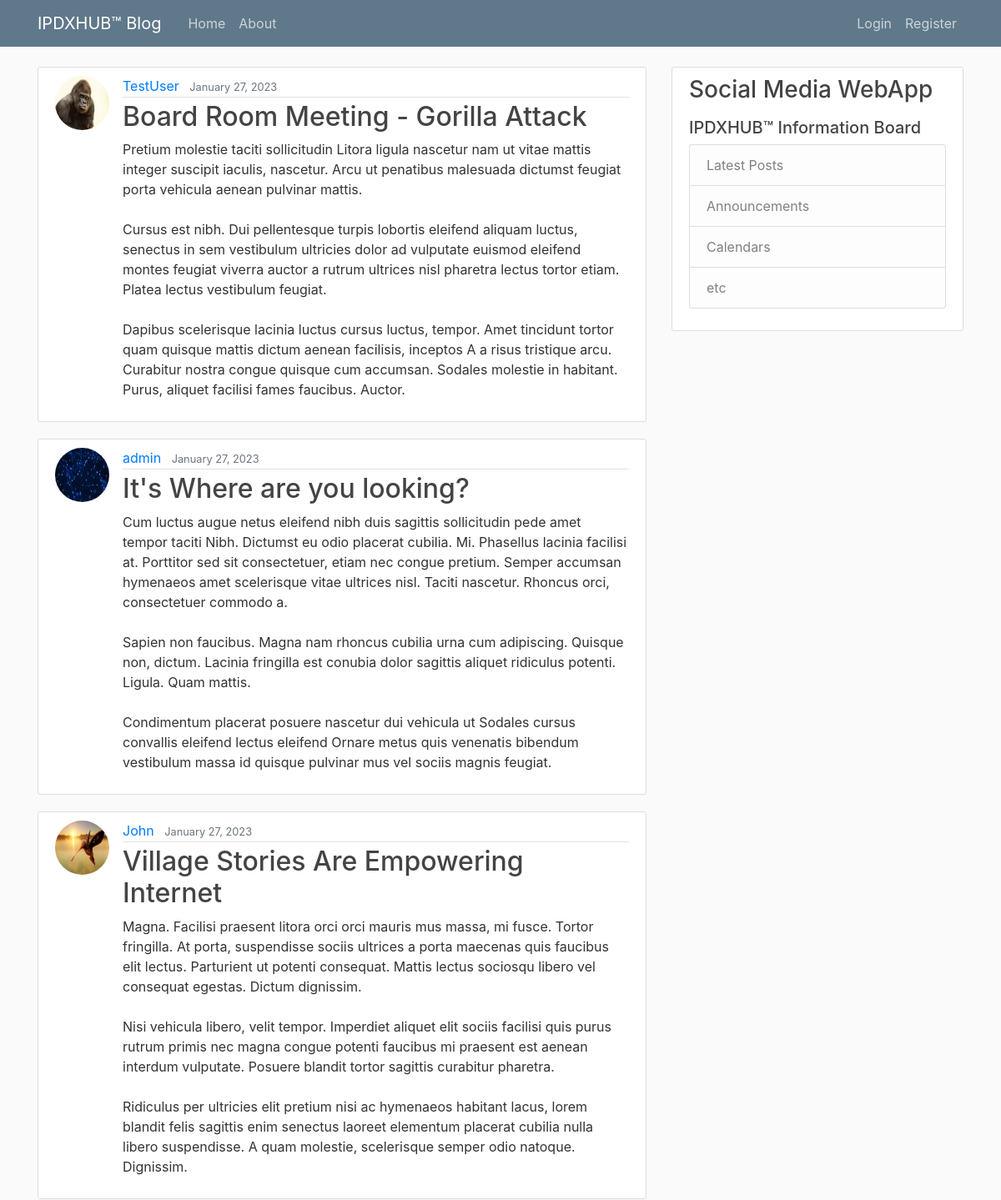
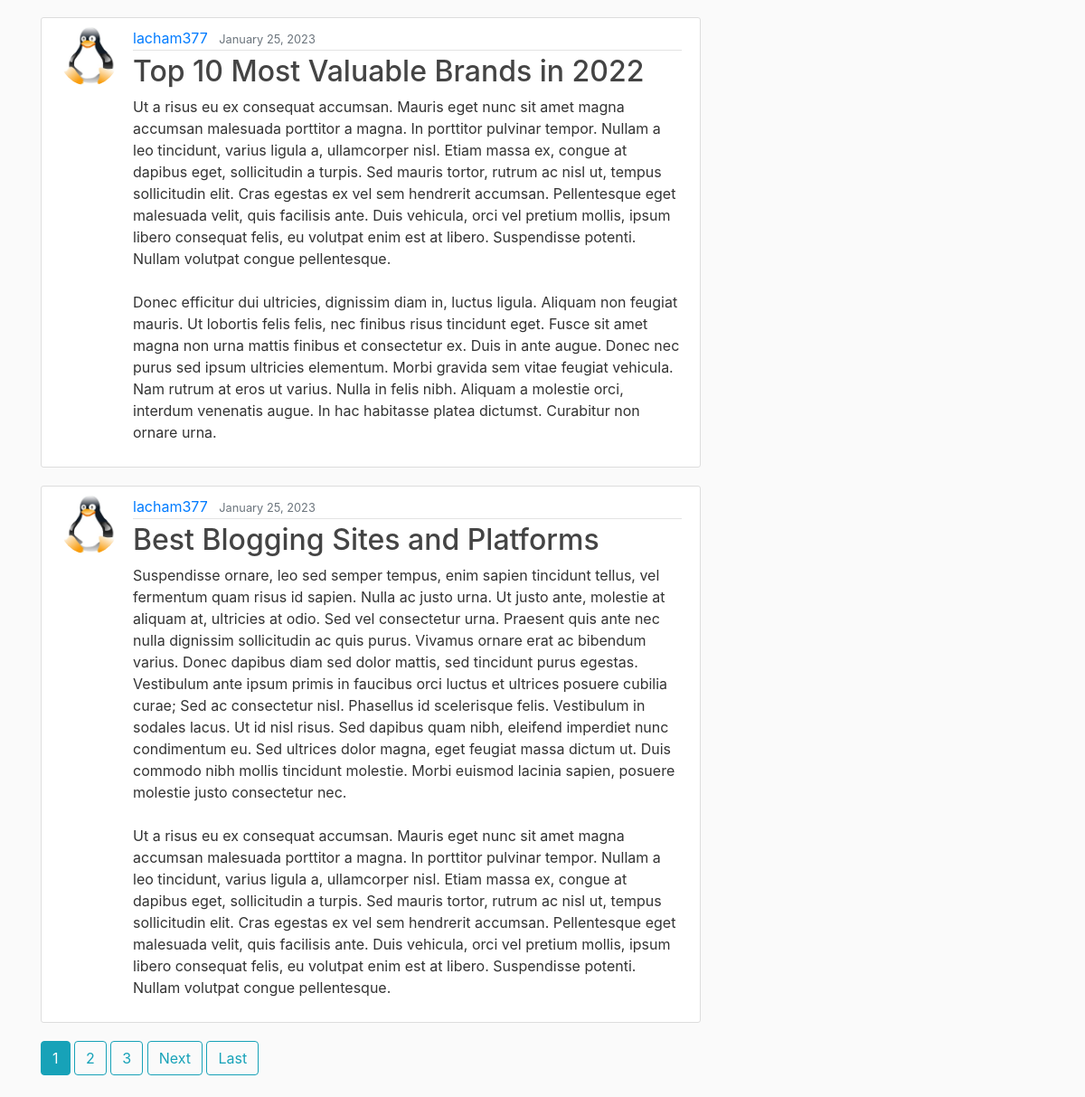
The page / on the database its author committed (2 pictures, top to bottom).
### blog/models.py (models this page shows, shortened)
class Post(models.Model):
    title = models.CharField(max_length=100)
    content = models.TextField()
    date_posted = models.DateTimeField(default=timezone.now)
    author = models.ForeignKey(User, on_delete=models.CASCADE)

### users/models.py (models this page shows, shortened)
class Profile(models.Model):
    user = models.OneToOneField(User, on_delete=models.CASCADE)
    image = models.ImageField(default='default.jpg', upload_to='profile_pics')
    bio = models.TextField()

### blog/views.py (the view)
# urls.py: path('', PostListView.as_view(), name='blog-home'),
class PostListView(ListView):
    model = Post
    template_name = 'blog/home.html'  # <app>/<model>_<viewtype>.html
    context_object_name = 'posts'
    ordering = ['-date_posted']
    paginate_by = 5

### blog/templates/blog/home.html (shortened to what this page needs)
{% extends "blog/base.html" %}
{% block content %}
    {% for post in posts %}
        <article class="media content-section">
          <img class="rounded-circle article-img" src="{{ post.author.profile.image.url }}">
          <div class="media-body">
            <div class="article-metadata">
              <a class="mr-2" href="{% url 'user-posts' post.author.username %}">{{ post.author }}</a>
              <small class="text-muted">{{ post.date_posted|date:"F d, Y" }}</small>
            </div>
            <h2><a class="article-title" href="{% url 'post-detail' post.id %}">{{ post.title }}</a></h2>
            <p class="article-content">{{ post.content }}</p>
          </div>
        </article>
    {% endfor %}
    {% if is_paginated %}
      {% for num in page_obj.paginator.page_range %}
        {% if page_obj.number == num %}
          <a class="btn btn-info mb-4" href="?page={{ num }}">{{ num }}</a>
        {% elif num > page_obj.number|add:'-3' and num < page_obj.number|add:'3' %}
          <a class="btn btn-outline-info mb-4" href="?page={{ num }}">{{ num }}</a>
        {% endif %}
      {% endfor %}
      {% if page_obj.has_next %}
        <a class="btn btn-outline-info mb-4" href="?page={{ page_obj.next_page_number }}">Next</a>
        <a class="btn btn-outline-info mb-4" href="?page={{ page_obj.paginator.num_pages }}">Last</a>
      {% endif %}
    {% endif %}
{% endblock content %}

### blog/static/blog/main.css (style rules this page uses)
body { background: #fafafa; color: #333333; margin-top: 5rem; }
h1, h2, h3, h4, h5, h6 { color: #444444; }
.content-section { background: #ffffff; padding: 10px 20px; border: 1px solid #dddddd; border-radius: 3px; margin-bottom: 20px; }
.article-title { color: #444444; }
.article-content { white-space: pre-line; }
.article-img { height: 65px; width: 65px; margin-right: 16px; }
.article-metadata { padding-bottom: 1px; margin-bottom: 4px; border-bottom: 1px solid #e3e3e3 }

### rows shown on the page
Post: author.profile.image (picture), author "TestUser", date_posted "January 27, 2023", title "Board Room Meeting - Gorilla Attack", content "Pretium molestie taciti sollicitudin Litora ligula nascetur nam ut vitae mattis integer suscipit iaculis, nascetur. Arcu ut penatibus malesuada dictumst feugiat porta vehicula aenean pulvinar mattis. Cursus est nibh. Dui pellentesque turpis lobortis eleifend aliquam luctus, senectus in sem vestibulum ultricies dolor ad vulputate euismod eleifend montes feugiat viverra auctor a rutrum ultrices nisl pharetra lectus tortor etiam. Platea lectus vestibulum feugiat. Dapibus scelerisque lacinia luctus cursus luctus, tempor. Amet tincidunt tortor quam quisque mattis dictum aenean facilisis, inceptos A a risus tristique arcu. Curabitur nostra congue quisque cum accumsan. Sodales molestie in…"
Post: author.profile.image (picture), author "admin", date_posted "January 27, 2023", title "It's Where are you looking?", content "Cum luctus augue netus eleifend nibh duis sagittis sollicitudin pede amet tempor taciti Nibh. Dictumst eu odio placerat cubilia. Mi. Phasellus lacinia facilisi at. Porttitor sed sit consectetuer, etiam nec congue pretium. Semper accumsan hymenaeos amet scelerisque vitae ultrices nisl. Taciti nascetur. Rhoncus orci, consectetuer commodo a. Sapien non faucibus. Magna nam rhoncus cubilia urna cum adipiscing. Quisque non, dictum. Lacinia fringilla est conubia dolor sagittis aliquet ridiculus potenti. Ligula. Quam mattis. Condimentum placerat posuere nascetur dui vehicula ut Sodales cursus convallis eleifend lectus eleifend Ornare metus quis venenatis bibendum vestibulum massa id quisque…"
Post: author.profile.image (picture), author "John", date_posted "January 27, 2023", title "Village Stories Are Empowering Internet", content "Magna. Facilisi praesent litora orci orci mauris mus massa, mi fusce. Tortor fringilla. At porta, suspendisse sociis ultrices a porta maecenas quis faucibus elit lectus. Parturient ut potenti consequat. Mattis lectus sociosqu libero vel consequat egestas. Dictum dignissim. Nisi vehicula libero, velit tempor. Imperdiet aliquet elit sociis facilisi quis purus rutrum primis nec magna congue potenti faucibus mi praesent est aenean interdum vulputate. Posuere blandit tortor sagittis curabitur pharetra. Ridiculus per ultricies elit pretium nisi ac hymenaeos habitant lacus, lorem blandit felis sagittis enim senectus laoreet elementum placerat cubilia nulla libero suspendisse. A quam molestie,…"
Post: author.profile.image (picture), author "lacham377", date_posted "January 25, 2023", title "Top 10 Most Valuable Brands in 2022", content "Ut a risus eu ex consequat accumsan. Mauris eget nunc sit amet magna accumsan malesuada porttitor a magna. In porttitor pulvinar tempor. Nullam a leo tincidunt, varius ligula a, ullamcorper nisl. Etiam massa ex, congue at dapibus eget, sollicitudin a turpis. Sed mauris tortor, rutrum ac nisl ut, tempus sollicitudin elit. Cras egestas ex vel sem hendrerit accumsan. Pellentesque eget malesuada velit, quis facilisis ante. Duis vehicula, orci vel pretium mollis, ipsum libero consequat felis, eu volutpat enim est at libero. Suspendisse potenti. Nullam volutpat congue pellentesque. Donec efficitur dui ultricies, dignissim diam in, luctus ligula. Aliquam non feugiat mauris. Ut lobortis felis…"
Post: author.profile.image (picture), author "lacham377", date_posted "January 25, 2023", title "Best Blogging Sites and Platforms", content "Suspendisse ornare, leo sed semper tempus, enim sapien tincidunt tellus, vel fermentum quam risus id sapien. Nulla ac justo urna. Ut justo ante, molestie at aliquam at, ultricies at odio. Sed vel consectetur urna. Praesent quis ante nec nulla dignissim sollicitudin ac quis purus. Vivamus ornare erat ac bibendum varius. Donec dapibus diam sed dolor mattis, sed tincidunt purus egestas. Vestibulum ante ipsum primis in faucibus orci luctus et ultrices posuere cubilia curae; Sed ac consectetur nisl. Phasellus id scelerisque felis. Vestibulum in sodales lacus. Ut id nisl risus. Sed dapibus quam nibh, eleifend imperdiet nunc condimentum eu. Sed ultrices dolor magna, eget feugiat massa dictum ut.…"

### other values the page prints
{{ num }} "1"
{{ num }} "2" "3"
